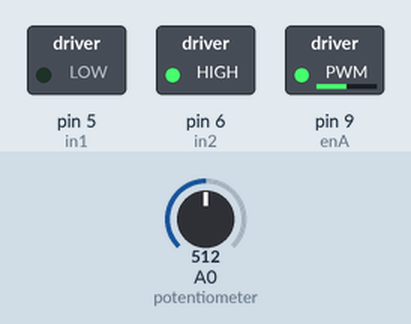
Simulated run of this sketch. Board: Arduino Uno, built with avr-gcc and run on an emulated ATmega328P. Parts: switched loads named in the sketch (green lamp = pin HIGH). The inputs (shaded band) are chosen by the test bench; at power-on: A0 (potentiometer) = 512.

Above: at 1.2 s.
1.3 s: A0 (potentiometer) set to 716
At 2.0 s:
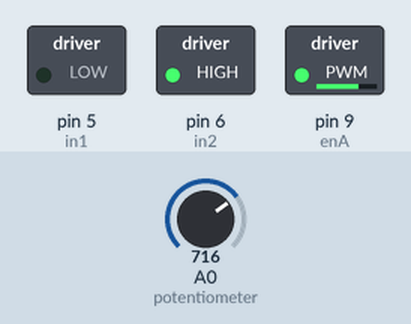
2.8 s: A0 (potentiometer) set to 900
At 3.1 s:
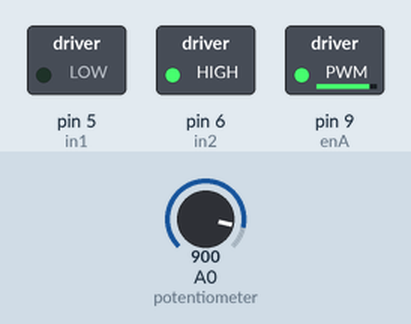
4.3 s: A0 (potentiometer) set to 122
At 5.5 s:
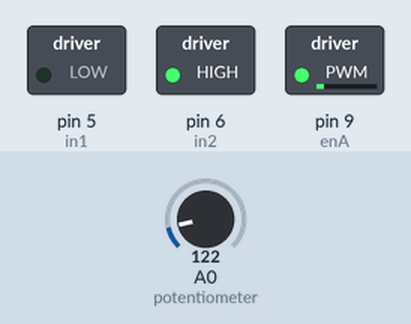
5.8 s: A0 (potentiometer) set to 0
At 6.6 s:
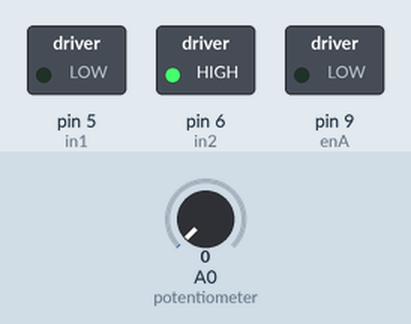
7.3 s: A0 (potentiometer) set to 511
At 7.8 s:
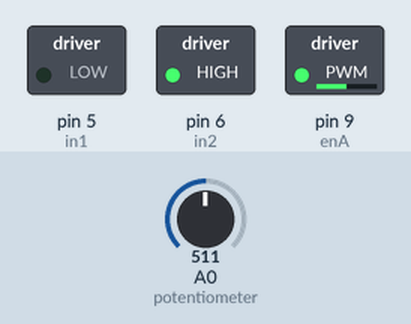
Timing chart, 0 to 9.8 s (numbered marks = the images above; inputs shaded):
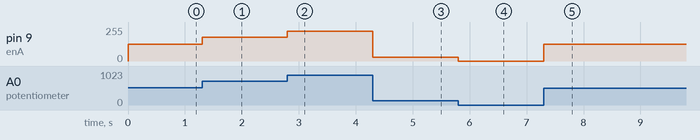

The sketch:

DC_Motor_Test_Demo.ino
```cpp
/*  Arduino DC Motor Control - PWM | H-Bridge | L298N  -  Example 01
    by Dejan Nedelkovski, www.HowToMechatronics.com
*/

#define enA 9
#define in1 5
#define in2 6


int rotDirection = 0;


void setup() {
  pinMode(enA, OUTPUT);
  pinMode(in1, OUTPUT);
  pinMode(in2, OUTPUT);
  //pinMode(button, INPUT);
  // Set initial rotation direction
  digitalWrite(in1, LOW);
  digitalWrite(in2, HIGH);

  // disable driver
  digitalWrite(enA, LOW);
}


void loop() {
  int potValue = analogRead(A0); // Read potentiometer value
  int pwmOutput = map(potValue, 0, 1023, 0 , 255); // Map the potentiometer value from 0 to 255
  analogWrite(enA, pwmOutput); // Send PWM signal to L298N Enable pin
}
```

Measured:
- after the input at 1.3 s, pin 9 (enA): 127/255 → 178/255 at once
- after the input at 2.8 s, pin 9 (enA): 178/255 → 224/255 at once
- after the input at 4.3 s, pin 9 (enA): 224/255 → 30/255 at once
- after the input at 5.8 s, pin 9 (enA): 30/255 → 0/255 at once
- after the input at 7.3 s, pin 9 (enA): 0/255 → 127/255 at once
